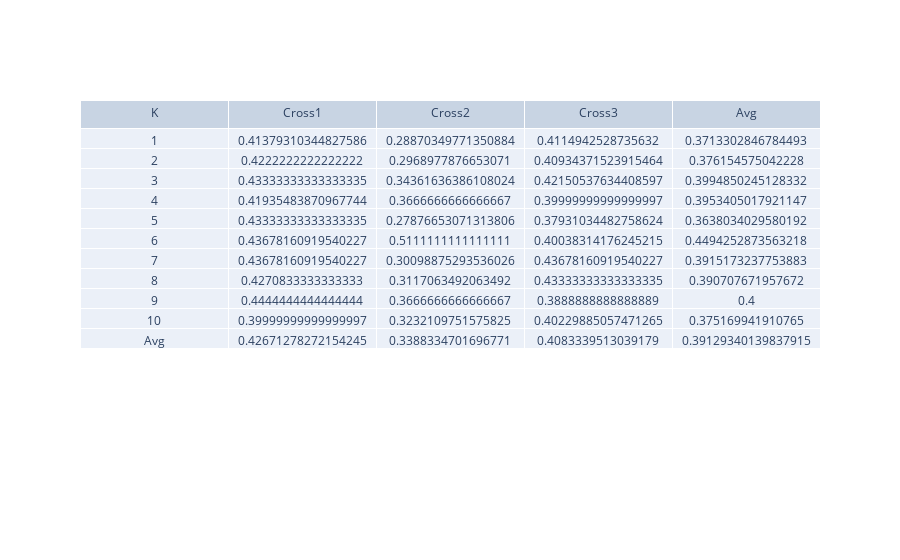

Here is the notebook cell this chart was saved with:
### Code cell
recall[0].append("Avg")
recall[1].append(mean(recall[1]))
recall[2].append(mean(recall[2]))
recall[3].append(mean(recall[3]))
recall[4].append(mean(recall[4]))

fig = go.Figure(data=[go.Table(
    header=dict(
        values=['K','Cross1','Cross2','Cross3','Avg']
    ),
    cells=dict(
        values=[recall[0],recall[1],recall[2], recall[3], recall[4]])
    )
])
fig.show()

### Figure 1 — Plotly figure (JSON) as saved in the notebook; plotly's stock layout.template omitted (floating-point values rounded to 4 significant figures)
{"data": [{"cells": {"values": [[1, 2, 3, 4, 5, 6, 7, 8, 9, 10, "Avg"], [0.4138, 0.4222, 0.4333, 0.4194, 0.4333, 0.4368, 0.4368, 0.4271, 0.4444, 0.4, 0.4267], [0.2887, 0.2969, 0.3436, 0.3667, 0.2788, 0.5111, 0.301, 0.3117, 0.3667, 0.3232, 0.3388], [0.4115, 0.4093, 0.4215, 0.4, 0.3793, 0.4004, 0.4368, 0.4333, 0.3889, 0.4023, 0.4083], [0.3713, 0.3762, 0.3995, 0.3953, 0.3638, 0.4494, 0.3915, 0.3907, 0.4, 0.3752, 0.3913]]}, "header": {"values": ["K", "Cross1", "Cross2", "Cross3", "Avg"]}, "type": "table"}], "layout": {}}
